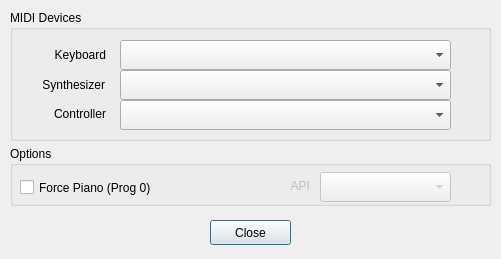
<?xml version="1.0" encoding="UTF-8"?>
<ui version="4.0">
 <class>DialogSettings</class>
 <widget class="QDialog" name="DialogSettings">
  <property name="geometry">
   <rect>
    <x>0</x>
    <y>0</y>
    <width>501</width>
    <height>259</height>
   </rect>
  </property>
  <property name="windowTitle">
   <string>Dialog</string>
  </property>
  <widget class="QGroupBox" name="groupBoxDevices">
   <property name="geometry">
    <rect>
     <x>10</x>
     <y>10</y>
     <width>481</width>
     <height>131</height>
    </rect>
   </property>
   <property name="title">
    <string>MIDI Devices</string>
   </property>
   <widget class="QComboBox" name="InputDeviceCombo">
    <property name="geometry">
     <rect>
      <x>110</x>
      <y>30</y>
      <width>331</width>
      <height>30</height>
     </rect>
    </property>
   </widget>
   <widget class="QComboBox" name="OutputDeviceCombo">
    <property name="geometry">
     <rect>
      <x>110</x>
      <y>60</y>
      <width>331</width>
      <height>30</height>
     </rect>
    </property>
   </widget>
   <widget class="QLabel" name="label_Ouput">
    <property name="geometry">
     <rect>
      <x>4</x>
      <y>65</y>
      <width>91</width>
      <height>20</height>
     </rect>
    </property>
    <property name="text">
     <string>Synthesizer</string>
    </property>
    <property name="alignment">
     <set>Qt::AlignmentFlag::AlignRight|Qt::AlignmentFlag::AlignTrailing|Qt::AlignmentFlag::AlignVCenter</set>
    </property>
   </widget>
   <widget class="QLabel" name="label_Input">
    <property name="geometry">
     <rect>
      <x>15</x>
      <y>34</y>
      <width>81</width>
      <height>22</height>
     </rect>
    </property>
    <property name="text">
     <string>Keyboard</string>
    </property>
    <property name="alignment">
     <set>Qt::AlignmentFlag::AlignRight|Qt::AlignmentFlag::AlignTrailing|Qt::AlignmentFlag::AlignVCenter</set>
    </property>
   </widget>
  </widget>
  <widget class="QPushButton" name="pushButton_Close">
   <property name="geometry">
    <rect>
     <x>210</x>
     <y>220</y>
     <width>81</width>
     <height>25</height>
    </rect>
   </property>
   <property name="text">
    <string>Close</string>
   </property>
  </widget>
  <widget class="QGroupBox" name="groupBox">
   <property name="geometry">
    <rect>
     <x>10</x>
     <y>146</y>
     <width>481</width>
     <height>60</height>
    </rect>
   </property>
   <property name="title">
    <string>Options</string>
   </property>
   <widget class="QCheckBox" name="checkBox_ForceIntrument0">
    <property name="geometry">
     <rect>
      <x>10</x>
      <y>30</y>
      <width>191</width>
      <height>23</height>
     </rect>
    </property>
    <property name="text">
     <string>Force Piano (Prog 0)</string>
    </property>
   </widget>
   <widget class="QComboBox" name="ApiCombo">
    <property name="enabled">
     <bool>false</bool>
    </property>
    <property name="geometry">
     <rect>
      <x>310</x>
      <y>26</y>
      <width>131</width>
      <height>30</height>
     </rect>
    </property>
   </widget>
   <widget class="QLabel" name="label_Ouput_3">
    <property name="enabled">
     <bool>false</bool>
    </property>
    <property name="geometry">
     <rect>
      <x>200</x>
      <y>29</y>
      <width>100</width>
      <height>22</height>
     </rect>
    </property>
    <property name="text">
     <string>API</string>
    </property>
    <property name="alignment">
     <set>Qt::AlignmentFlag::AlignRight|Qt::AlignmentFlag::AlignTrailing|Qt::AlignmentFlag::AlignVCenter</set>
    </property>
   </widget>
  </widget>
  <widget class="QComboBox" name="ControllerDeviceCombo">
   <property name="geometry">
    <rect>
     <x>120</x>
     <y>100</y>
     <width>331</width>
     <height>30</height>
    </rect>
   </property>
  </widget>
  <widget class="QLabel" name="label_Ouput_2">
   <property name="geometry">
    <rect>
     <x>6</x>
     <y>103</y>
     <width>100</width>
     <height>22</height>
    </rect>
   </property>
   <property name="text">
    <string>Controller</string>
   </property>
   <property name="alignment">
    <set>Qt::AlignmentFlag::AlignRight|Qt::AlignmentFlag::AlignTrailing|Qt::AlignmentFlag::AlignVCenter</set>
   </property>
  </widget>
 </widget>
 <resources/>
 <connections/>
</ui>
